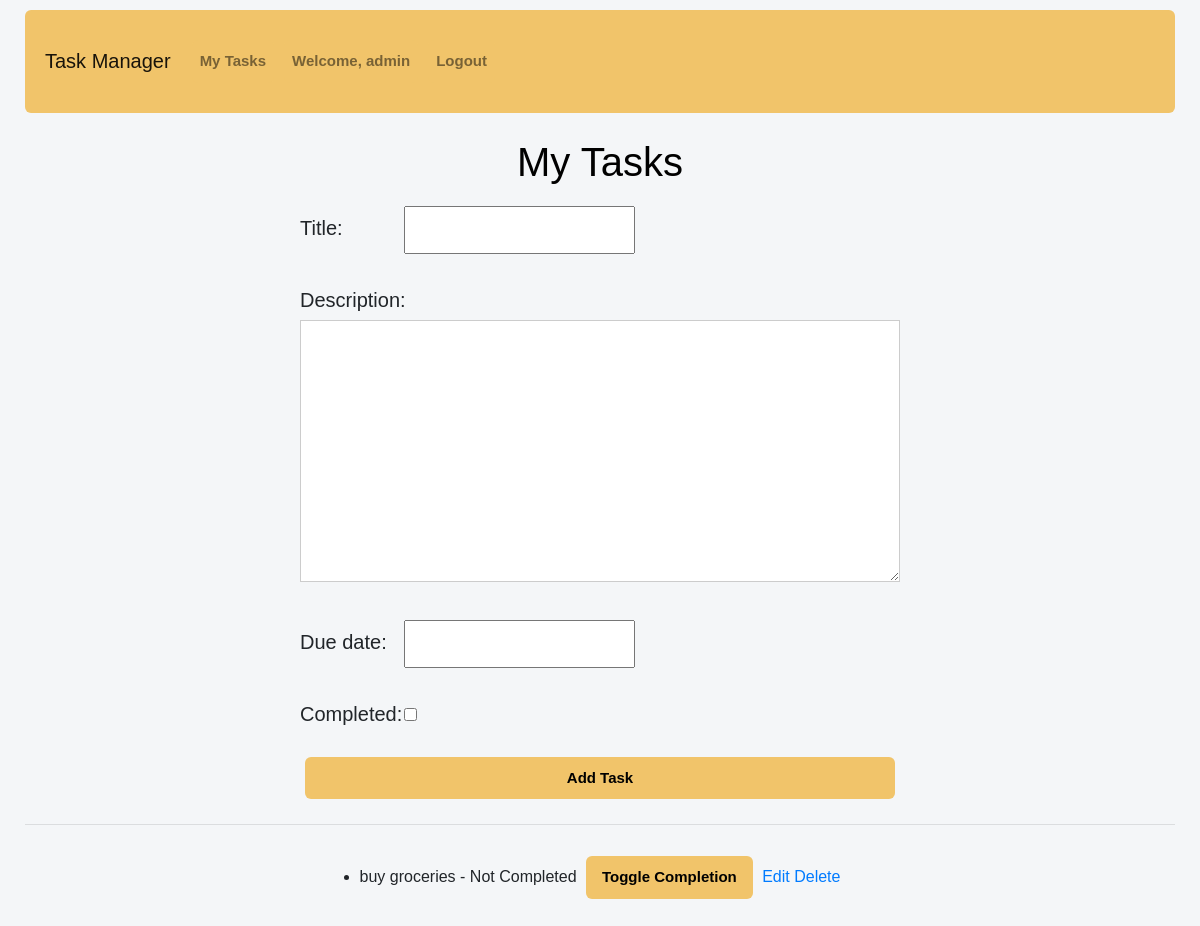
Before: / (signed in) with the older database file.
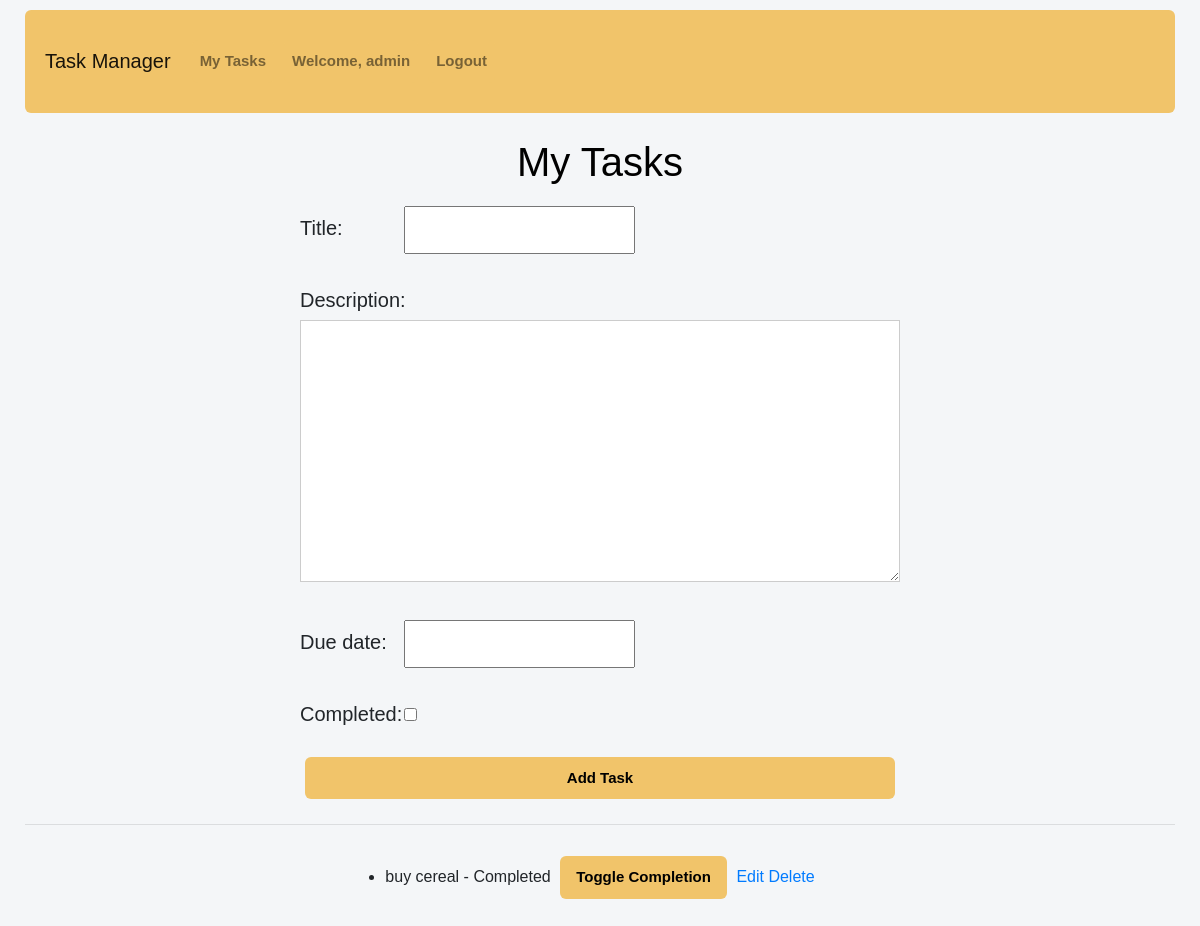
After: the same page with the newer database file.
### tasks/models.py (models this page shows, shortened)
class Task(models.Model):
    user = models.ForeignKey(User, on_delete=models.CASCADE)
    title = models.CharField(max_length=200)
    description = models.TextField(blank=True)
    due_date = models.DateTimeField(null=True)
    completed = models.BooleanField(default=False)
    created_at = models.DateTimeField(auto_now_add=True)

### tasks/views.py (the view)
# urls.py: path('', views.task_list, name='task-list'),
@login_required
def task_list(request):
    tasks = Task.objects.filter(user=request.user)  # show task for that user
    form = TaskForm(request.POST or None)
    if request.method == 'POST' and 'task_id' in request.POST:
        task_id = request.POST.get('task_id')
        task = get_object_or_404(Task, id=task_id, user=request.user)
        task.completed = not task.completed
        task.save()
    elif request.method == 'POST' and form.is_valid():
        task = form.save(commit=False)
        task.user = request.user
        task.save()
        return redirect('task-list')
    return render(request, 'tasks/index.html', {
        'tasks': tasks,
        'form': form,
    })

### tasks/forms.py
class TaskForm(forms.ModelForm):
    class Meta:
        model = Task
        fields = ['title', 'description', 'due_date', 'completed']

### tasks/templates/tasks/index.html (shortened to what this page needs)
{% extends 'tasks/base.html' %}
{% load static %}
{% block content %}
<h1>My Tasks</h1>
<form method="post">
  {% csrf_token %} {{ form.as_p }}
  <button type="submit">Add Task</button>
</form>
<hr />
<ul>
  {% for task in tasks %}
  <li>
    {{ task.title }} - {% if task.completed %} Completed {% else %} Not
    Completed {% endif %}
    <form method="post" action="" style="display: inline">
      <button type="submit">Toggle Completion</button>
    </form>
    <a href="{% url 'task-edit' task.pk %}">Edit</a>
    <a href="{% url 'task-delete' task.pk %}">Delete</a>
  </li>
  {% endfor %}
</ul>
{% endblock %}

Changed rows visible on the page:
removed Task: title "buy groceries", completed "Not Completed"
added Task: title "buy cereal", completed "Completed"
